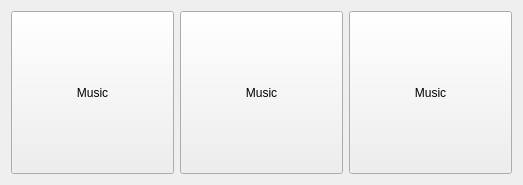
    <widget class="QWidget" name="pageMusic">
     <layout class="QGridLayout" name="gridLayout_4">
      <item row="0" column="0">
       <widget class="QPushButton" name="pushButton_26">
        <property name="minimumSize">
         <size>
          <width>163</width>
          <height>163</height>
         </size>
        </property>
        <property name="maximumSize">
         <size>
          <width>163</width>
          <height>163</height>
         </size>
        </property>
        <property name="cursor">
         <cursorShape>PointingHandCursor</cursorShape>
        </property>
        <property name="focusPolicy">
         <enum>Qt::NoFocus</enum>
        </property>
        <property name="styleSheet">
         <string notr="true"/>
        </property>
        <property name="text">
         <string>Music</string>
        </property>
       </widget>
      </item>
      <item row="0" column="1">
       <widget class="QPushButton" name="pushButton_27">
        <property name="minimumSize">
         <size>
          <width>163</width>
          <height>163</height>
         </size>
        </property>
        <property name="maximumSize">
         <size>
          <width>163</width>
          <height>163</height>
         </size>
        </property>
        <property name="cursor">
         <cursorShape>PointingHandCursor</cursorShape>
        </property>
        <property name="focusPolicy">
         <enum>Qt::NoFocus</enum>
        </property>
        <property name="styleSheet">
         <string notr="true"/>
        </property>
        <property name="text">
         <string>Music</string>
        </property>
       </widget>
      </item>
      <item row="0" column="2">
       <widget class="QPushButton" name="pushButton_28">
        <property name="minimumSize">
         <size>
          <width>163</width>
          <height>163</height>
         </size>
        </property>
        <property name="maximumSize">
         <size>
          <width>163</width>
          <height>163</height>
         </size>
        </property>
        <property name="cursor">
         <cursorShape>PointingHandCursor</cursorShape>
        </property>
        <property name="focusPolicy">
         <enum>Qt::NoFocus</enum>
        </property>
        <property name="styleSheet">
         <string notr="true"/>
        </property>
        <property name="text">
         <string>Music</string>
        </property>
       </widget>
      </item>
     </layout>
    </widget>
